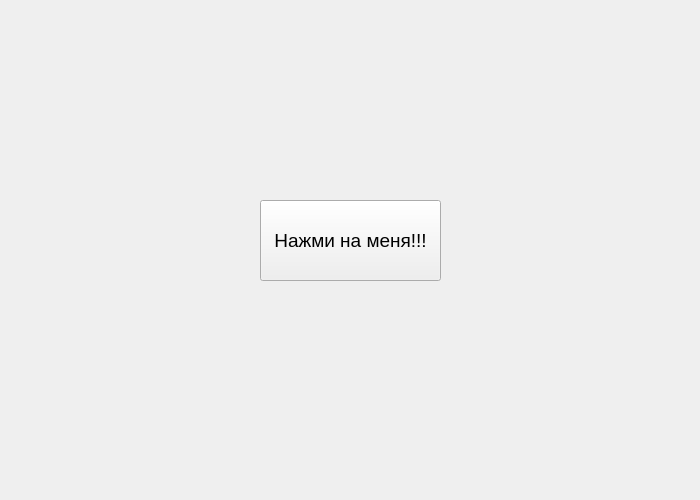
<?xml version="1.0" encoding="UTF-8"?>
<ui version="4.0">
 <class>Form</class>
 <widget class="QWidget" name="Form">
  <property name="geometry">
   <rect>
    <x>0</x>
    <y>0</y>
    <width>700</width>
    <height>500</height>
   </rect>
  </property>
  <property name="minimumSize">
   <size>
    <width>700</width>
    <height>500</height>
   </size>
  </property>
  <property name="maximumSize">
   <size>
    <width>700</width>
    <height>500</height>
   </size>
  </property>
  <property name="windowTitle">
   <string>Желтые окружности</string>
  </property>
  <widget class="QPushButton" name="button">
   <property name="geometry">
    <rect>
     <x>260</x>
     <y>200</y>
     <width>181</width>
     <height>81</height>
    </rect>
   </property>
   <property name="font">
    <font>
     <pointsize>14</pointsize>
    </font>
   </property>
   <property name="cursor">
    <cursorShape>PointingHandCursor</cursorShape>
   </property>
   <property name="text">
    <string>Нажми на меня!!!</string>
   </property>
  </widget>
 </widget>
 <resources/>
 <connections/>
</ui>
